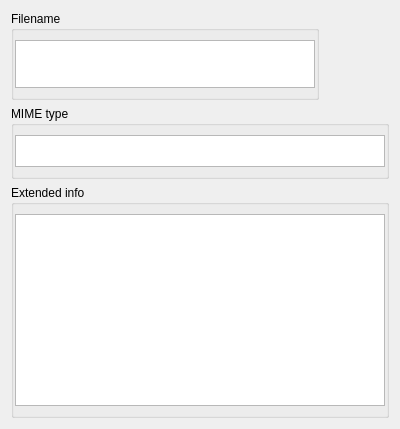
<?xml version="1.0" encoding="UTF-8"?>
<ui version="4.0">
 <class>FileInsightSubdialog</class>
 <widget class="QWidget" name="FileInsightSubdialog">
  <property name="geometry">
   <rect>
    <x>0</x>
    <y>0</y>
    <width>400</width>
    <height>403</height>
   </rect>
  </property>
  <property name="windowTitle">
   <string>Form</string>
  </property>
  <layout class="QVBoxLayout" name="verticalLayout">
   <item>
    <layout class="QHBoxLayout" name="horizontalLayout">
     <property name="topMargin">
      <number>0</number>
     </property>
     <item>
      <widget class="QGroupBox" name="filenameGroup">
       <property name="title">
        <string>Filename</string>
       </property>
       <layout class="QVBoxLayout" name="verticalLayout_5">
        <property name="leftMargin">
         <number>1</number>
        </property>
        <property name="rightMargin">
         <number>1</number>
        </property>
        <item>
         <widget class="QPlainTextEdit" name="filenameOutput">
          <property name="minimumSize">
           <size>
            <width>0</width>
            <height>48</height>
           </size>
          </property>
          <property name="readOnly">
           <bool>true</bool>
          </property>
         </widget>
        </item>
       </layout>
      </widget>
     </item>
     <item>
      <widget class="QLabel" name="iconDisplay">
       <property name="sizePolicy">
        <sizepolicy hsizetype="Preferred" vsizetype="Preferred">
         <horstretch>0</horstretch>
         <verstretch>0</verstretch>
        </sizepolicy>
       </property>
       <property name="minimumSize">
        <size>
         <width>64</width>
         <height>64</height>
        </size>
       </property>
       <property name="text">
        <string/>
       </property>
      </widget>
     </item>
    </layout>
   </item>
   <item>
    <widget class="QGroupBox" name="mimeGroup">
     <property name="title">
      <string>MIME type</string>
     </property>
     <layout class="QVBoxLayout" name="verticalLayout_4">
      <property name="leftMargin">
       <number>1</number>
      </property>
      <property name="rightMargin">
       <number>1</number>
      </property>
      <item>
       <widget class="QPlainTextEdit" name="mimeOutput">
        <property name="sizePolicy">
         <sizepolicy hsizetype="Expanding" vsizetype="Preferred">
          <horstretch>0</horstretch>
          <verstretch>0</verstretch>
         </sizepolicy>
        </property>
        <property name="minimumSize">
         <size>
          <width>0</width>
          <height>32</height>
         </size>
        </property>
        <property name="horizontalScrollBarPolicy">
         <enum>Qt::ScrollBarAlwaysOff</enum>
        </property>
        <property name="readOnly">
         <bool>true</bool>
        </property>
       </widget>
      </item>
     </layout>
    </widget>
   </item>
   <item>
    <widget class="QGroupBox" name="outputGroup">
     <property name="sizePolicy">
      <sizepolicy hsizetype="Preferred" vsizetype="Minimum">
       <horstretch>0</horstretch>
       <verstretch>0</verstretch>
      </sizepolicy>
     </property>
     <property name="title">
      <string>Extended info</string>
     </property>
     <layout class="QVBoxLayout" name="verticalLayout_3">
      <property name="leftMargin">
       <number>1</number>
      </property>
      <property name="rightMargin">
       <number>1</number>
      </property>
      <item>
       <widget class="QPlainTextEdit" name="output">
        <property name="sizePolicy">
         <sizepolicy hsizetype="Expanding" vsizetype="Minimum">
          <horstretch>0</horstretch>
          <verstretch>0</verstretch>
         </sizepolicy>
        </property>
        <property name="minimumSize">
         <size>
          <width>0</width>
          <height>32</height>
         </size>
        </property>
        <property name="readOnly">
         <bool>true</bool>
        </property>
       </widget>
      </item>
     </layout>
    </widget>
   </item>
  </layout>
 </widget>
 <resources/>
 <connections/>
</ui>
